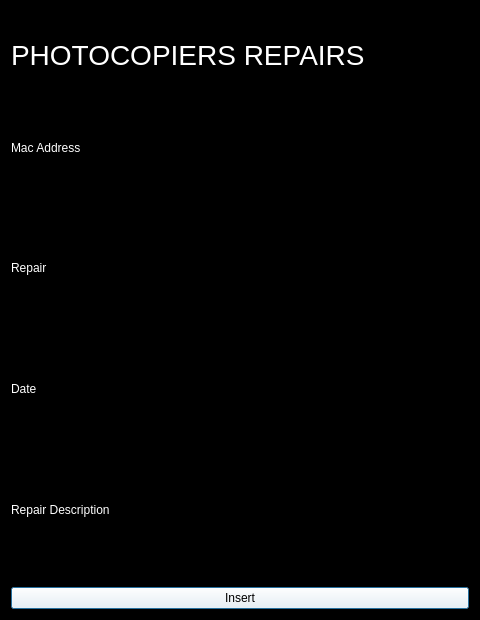
<?xml version="1.0" encoding="UTF-8"?>
<ui version="4.0">
 <class>Dialog</class>
 <widget class="QDialog" name="Dialog">
  <property name="geometry">
   <rect>
    <x>0</x>
    <y>0</y>
    <width>480</width>
    <height>620</height>
   </rect>
  </property>
  <property name="windowTitle">
   <string>Dialog</string>
  </property>
  <property name="styleSheet">
   <string notr="true">background-color : black;
color : white;</string>
  </property>
  <layout class="QVBoxLayout" name="verticalLayout">
   <item>
    <widget class="QLabel" name="label">
     <property name="styleSheet">
      <string notr="true">color : white;
font-size : 28px;</string>
     </property>
     <property name="text">
      <string>PHOTOCOPIERS REPAIRS</string>
     </property>
    </widget>
   </item>
   <item>
    <widget class="QLabel" name="macAddress">
     <property name="styleSheet">
      <string notr="true">color:white;</string>
     </property>
     <property name="text">
      <string>Mac Address</string>
     </property>
    </widget>
   </item>
   <item>
    <widget class="QLineEdit" name="macAddressLine">
     <property name="styleSheet">
      <string notr="true">color:white;</string>
     </property>
    </widget>
   </item>
   <item>
    <widget class="QLabel" name="label_3">
     <property name="styleSheet">
      <string notr="true">color:white;</string>
     </property>
     <property name="text">
      <string>Repair</string>
     </property>
    </widget>
   </item>
   <item>
    <widget class="QLineEdit" name="repair_line"/>
   </item>
   <item>
    <widget class="QLabel" name="label_4">
     <property name="styleSheet">
      <string notr="true">color:white;</string>
     </property>
     <property name="text">
      <string>Date</string>
     </property>
    </widget>
   </item>
   <item>
    <widget class="QLineEdit" name="date_line"/>
   </item>
   <item>
    <widget class="QLabel" name="label_5">
     <property name="styleSheet">
      <string notr="true">color:white;</string>
     </property>
     <property name="text">
      <string>Repair Description</string>
     </property>
    </widget>
   </item>
   <item>
    <widget class="QLineEdit" name="repair_description_line"/>
   </item>
   <item>
    <widget class="QPushButton" name="insert_btn">
     <property name="styleSheet">
      <string notr="true">background-color: white;
color : black;
</string>
     </property>
     <property name="text">
      <string>Insert</string>
     </property>
    </widget>
   </item>
  </layout>
 </widget>
 <resources/>
 <connections/>
</ui>
